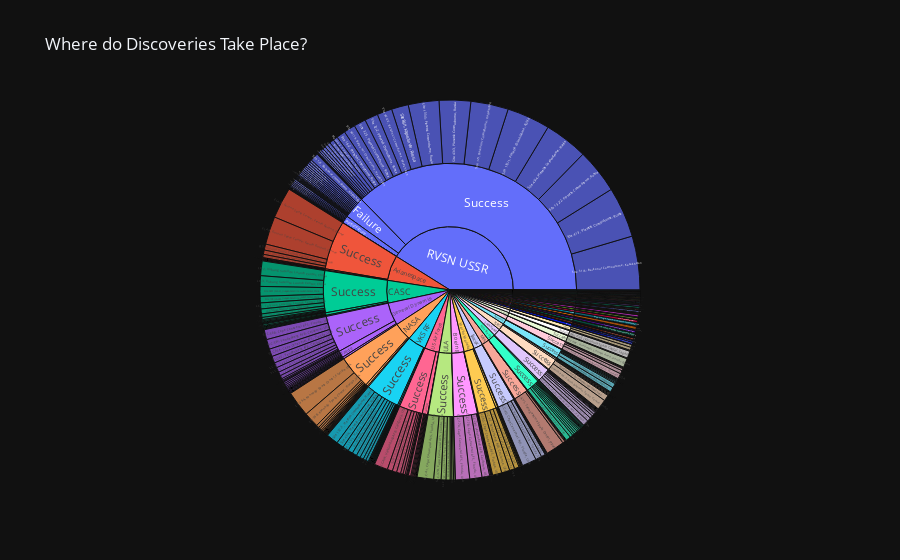

The notebook cell saved with this chart:
### Code cell
burst = px.sunburst(df_selected_columns,
                    path=['Organisation', 'Mission_Status', 'Location'],
                    #values='',
                    title='Where do Discoveries Take Place?',
                    )

burst.update_layout(xaxis_title='Number of Prizes',
                    yaxis_title='City',
                    coloraxis_showscale=False)

### Figure 1 — Plotly figure (JSON) as saved in the notebook; plotly's stock layout.template omitted (floating-point values rounded to 4 significant figures; data arrays with more than 128 entries replaced by an {"elided": "..."} marker saying what was removed)
{"data": [{"branchvalues": "total", "domain": {"x": [0.0, 1.0], "y": [0.0, 1.0]}, "hovertemplate": "labels=%{label}<br>count=%{value}<br>parent=%{parent}<br>id=%{id}<extra></extra>", "ids": {"elided": "554 str values"}, "labels": {"elided": "554 str values"}, "name": "", "parents": {"elided": "554 str values"}, "values": {"elided": "554 int values"}, "type": "sunburst"}], "layout": {"legend": {"tracegroupgap": 0}, "title": {"text": "Where do Discoveries Take Place?"}, "coloraxis": {"showscale": false}, "xaxis": {"title": {"text": "Number of Prizes"}}, "yaxis": {"title": {"text": "City"}}}}
